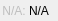
<?xml version="1.0" encoding="UTF-8"?>
<ui version="4.0">
 <class>CPBoolPlugin</class>
 <widget class="QWidget" name="CPBoolPlugin">
  <property name="geometry">
   <rect>
    <x>0</x>
    <y>0</y>
    <width>58</width>
    <height>21</height>
   </rect>
  </property>
  <property name="minimumSize">
   <size>
    <width>58</width>
    <height>21</height>
   </size>
  </property>
  <property name="windowTitle">
   <string>CPBool</string>
  </property>
  <layout class="QGridLayout" name="gridLayout">
   <property name="margin">
    <number>0</number>
   </property>
   <property name="spacing">
    <number>0</number>
   </property>
   <item row="0" column="0">
    <widget class="QLabel" name="label">
     <property name="enabled">
      <bool>false</bool>
     </property>
     <property name="text">
      <string>N/A: </string>
     </property>
     <property name="alignment">
      <set>Qt::AlignRight|Qt::AlignTrailing|Qt::AlignVCenter</set>
     </property>
    </widget>
   </item>
   <item row="0" column="1">
    <widget class="QLabel" name="value">
     <property name="text">
      <string>N/A</string>
     </property>
    </widget>
   </item>
  </layout>
 </widget>
 <layoutdefault spacing="6" margin="11"/>
 <resources/>
 <connections/>
 <slots>
  <slot>nukeNodelet()</slot>
 </slots>
</ui>
